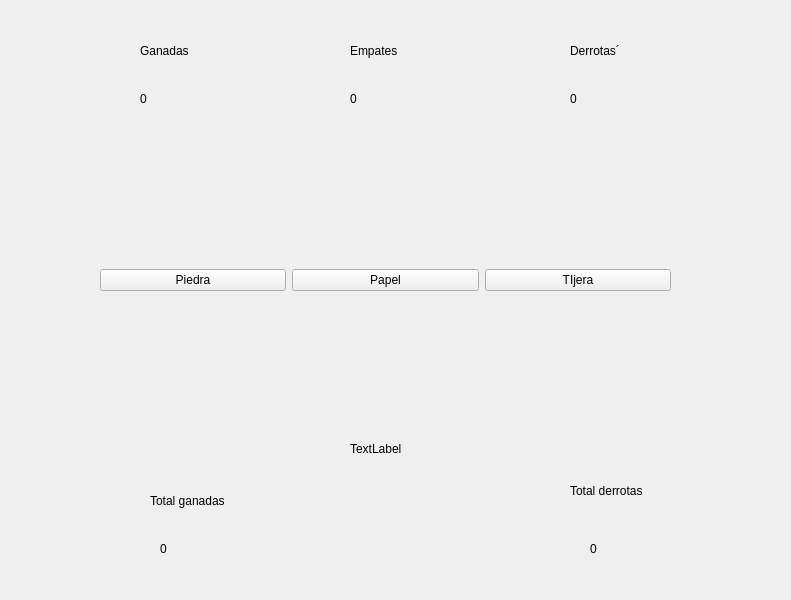
<?xml version="1.0" encoding="UTF-8"?>
<ui version="4.0">
 <class>MainWindow</class>
 <widget class="QMainWindow" name="MainWindow">
  <property name="geometry">
   <rect>
    <x>0</x>
    <y>0</y>
    <width>791</width>
    <height>600</height>
   </rect>
  </property>
  <property name="windowTitle">
   <string>MainWindow</string>
  </property>
  <widget class="QWidget" name="centralwidget">
   <widget class="QWidget" name="horizontalLayoutWidget">
    <property name="geometry">
     <rect>
      <x>100</x>
      <y>130</y>
      <width>571</width>
      <height>301</height>
     </rect>
    </property>
    <layout class="QHBoxLayout" name="horizontalLayout">
     <item>
      <widget class="QPushButton" name="piedra_button">
       <property name="text">
        <string>Piedra</string>
       </property>
      </widget>
     </item>
     <item>
      <widget class="QPushButton" name="papel_button">
       <property name="text">
        <string>Papel</string>
       </property>
      </widget>
     </item>
     <item>
      <widget class="QPushButton" name="tijera_button">
       <property name="text">
        <string>TIjera</string>
       </property>
      </widget>
     </item>
    </layout>
   </widget>
   <widget class="QLabel" name="label">
    <property name="geometry">
     <rect>
      <x>140</x>
      <y>30</y>
      <width>71</width>
      <height>41</height>
     </rect>
    </property>
    <property name="text">
     <string>Ganadas</string>
    </property>
   </widget>
   <widget class="QLabel" name="label_2">
    <property name="geometry">
     <rect>
      <x>350</x>
      <y>30</y>
      <width>71</width>
      <height>41</height>
     </rect>
    </property>
    <property name="text">
     <string>Empates</string>
    </property>
   </widget>
   <widget class="QLabel" name="label_3">
    <property name="geometry">
     <rect>
      <x>570</x>
      <y>30</y>
      <width>71</width>
      <height>41</height>
     </rect>
    </property>
    <property name="text">
     <string>Derrotas´</string>
    </property>
   </widget>
   <widget class="QLabel" name="label_4">
    <property name="geometry">
     <rect>
      <x>150</x>
      <y>480</y>
      <width>101</width>
      <height>41</height>
     </rect>
    </property>
    <property name="text">
     <string>Total ganadas</string>
    </property>
   </widget>
   <widget class="QLabel" name="label_5">
    <property name="geometry">
     <rect>
      <x>570</x>
      <y>470</y>
      <width>101</width>
      <height>41</height>
     </rect>
    </property>
    <property name="text">
     <string>Total derrotas</string>
    </property>
   </widget>
   <widget class="QLabel" name="count_deuce_label">
    <property name="geometry">
     <rect>
      <x>350</x>
      <y>90</y>
      <width>66</width>
      <height>17</height>
     </rect>
    </property>
    <property name="text">
     <string>0</string>
    </property>
   </widget>
   <widget class="QLabel" name="count_win_label">
    <property name="geometry">
     <rect>
      <x>140</x>
      <y>90</y>
      <width>66</width>
      <height>17</height>
     </rect>
    </property>
    <property name="text">
     <string>0</string>
    </property>
   </widget>
   <widget class="QLabel" name="count_loses_label">
    <property name="geometry">
     <rect>
      <x>570</x>
      <y>90</y>
      <width>66</width>
      <height>17</height>
     </rect>
    </property>
    <property name="text">
     <string>0</string>
    </property>
   </widget>
   <widget class="QLabel" name="total_win_label">
    <property name="geometry">
     <rect>
      <x>160</x>
      <y>540</y>
      <width>66</width>
      <height>17</height>
     </rect>
    </property>
    <property name="text">
     <string>0</string>
    </property>
   </widget>
   <widget class="QLabel" name="total_lose_label">
    <property name="geometry">
     <rect>
      <x>590</x>
      <y>540</y>
      <width>66</width>
      <height>17</height>
     </rect>
    </property>
    <property name="text">
     <string>0</string>
    </property>
   </widget>
   <widget class="QLabel" name="feedback_label">
    <property name="geometry">
     <rect>
      <x>350</x>
      <y>440</y>
      <width>66</width>
      <height>17</height>
     </rect>
    </property>
    <property name="text">
     <string>TextLabel</string>
    </property>
   </widget>
  </widget>
 </widget>
 <resources/>
 <connections/>
</ui>
